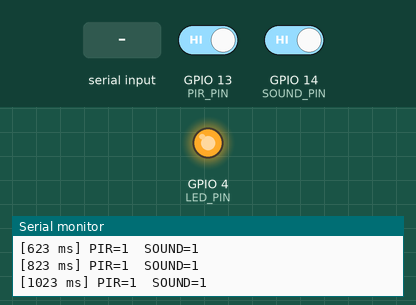
The sketch below on a simulated ESP32. On the bench: output pins drawn as LEDs (lit = HIGH), the last lines printed to the serial monitor. The test bench sets the inputs (shaded band); at power-on: GPIO 13 (PIR_PIN) HIGH, GPIO 14 (SOUND_PIN) HIGH.

Above: at 1.2 s.
1.3 s: GPIO 13 (PIR_PIN) driven LOW
2.9 s: GPIO 14 (SOUND_PIN) driven LOW
At 4.2 s:
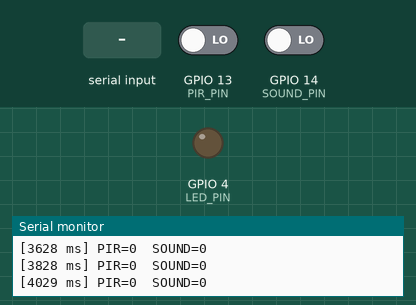
4.5 s: "s" received over Serial
6.1 s: "r" received over Serial
7.7 s: GPIO 13 (PIR_PIN) driven HIGH
At 8.9 s:
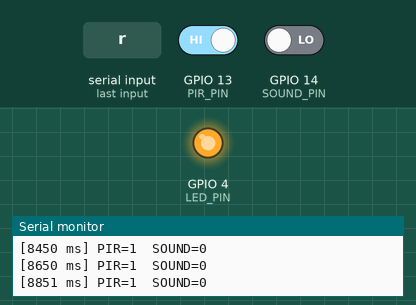
10.7 s: "q" received over Serial
Timing chart, 0 to 13.3 s (numbered marks = the images above; inputs shaded):
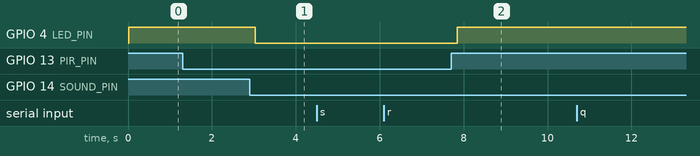

Measured:
- after the input at 2.9 s, GPIO 4 (LED_PIN): HIGH → LOW after 0.13 s
- after the input at 7.7 s, GPIO 4 (LED_PIN): LOW → HIGH after 0.15 s

The sketch:

sensor_test.ino
```cpp
/*
 * sensor_test.ino
 * ESP32-CAM — PIR & Sound Sensor Test Sketch
 *
 * Wiring:
 *   PIR sensor   → GPIO 13
 *   Sound sensor → GPIO 14
 *
 * Upload steps:
 *   1. Bridge IO0 → GND, press RESET, then upload.
 *   2. Remove IO0 → GND wire, press RESET.
 *   3. Open Serial Monitor at 115200 baud.
 *
 * PIR notes:
 *   Allow 30–60 seconds warm-up after power-up before testing.
 *   Output goes HIGH (1) when motion is detected.
 *
 * Sound sensor (HW-484) notes:
 *   Output flips state on a clap / loud noise.
 *   If output is unstable at rest, adjust the blue trimmer
 *   potentiometer on the sensor board.
 */

// ── Configuration ────────────────────────────────────────
#define VERSION             "1.2.0"  // Firmware version
#define PIR_PIN              13      // PIR sensor GPIO
#define SOUND_PIN            14      // Sound sensor GPIO
#define LED_PIN               4      // Onboard flash LED GPIO
#define SERIAL_BAUD      115200      // Serial Monitor baud rate
#define LOOP_DELAY_MS       200      // Polling interval (ms)
#define SOUND_COOLDOWN_MS   500      // Min ms between sound events
#define SUMMARY_INTERVAL_MS 10000   // Status print interval (ms)
#define PIR_WARMUP_MS       60000   // PIR lockout after boot (ms)
#define ALERT_THRESHOLD         5   // Motion events before HIGH ALERT warning
#define ELEVATED_THRESHOLD      3   // Total events before ELEVATED threat level
#define HIGH_THRESHOLD          8   // Total events before HIGH threat level
// ─────────────────────────────────────────────────────────

// Track previous states to detect changes
int lastPir   = -1;
int lastSound = -1;

// Alert counters since boot
int motionCount = 0;
int soundCount  = 0;

// Sound debounce: ignore re-triggers within SOUND_COOLDOWN_MS
unsigned long lastSoundTime = 0;

// Periodic status summary
unsigned long lastSummaryTime = 0;

// Last event tracking
unsigned long lastEventTime = 0;
const char*   lastEventName = "none";

// Quiet mode: suppress continuous polling output
bool quietMode = false;

// Motion duration tracking
unsigned long motionStartTime = 0;

// Threat level change tracking
const char* lastThreatLevel = "NORMAL";

// ── Circular event log (last 5 events) ───────────────────
#define EVENT_LOG_SIZE 5
struct EventEntry {
  const char*   name;
  unsigned long timeMs;
};
EventEntry eventLog[EVENT_LOG_SIZE];
int eventLogHead  = 0;   // next write position
int eventLogCount = 0;   // how many entries filled

void logEvent(const char* name, unsigned long ms) {
  eventLog[eventLogHead] = { name, ms };
  eventLogHead = (eventLogHead + 1) % EVENT_LOG_SIZE;
  if (eventLogCount < EVENT_LOG_SIZE) eventLogCount++;
}

void printEventLog(unsigned long ms) {
  Serial.println("── Event Log ─────────────────");
  if (eventLogCount == 0) {
    Serial.println("  (no events yet)");
  } else {
    int start = (eventLogHead - eventLogCount + EVENT_LOG_SIZE) % EVENT_LOG_SIZE;
    for (int i = 0; i < eventLogCount; i++) {
      int idx = (start + i) % EVENT_LOG_SIZE;
      unsigned long agoSec = (ms - eventLog[idx].timeMs) / 1000;
      Serial.printf("  %d. %s — %02lu:%02lu ago\n",
                    i + 1, eventLog[idx].name, agoSec / 60, agoSec % 60);
    }
  }
  Serial.println("──────────────────────────────");
}
// ─────────────────────────────────────────────────────────

void setup() {
  Serial.begin(SERIAL_BAUD);
  pinMode(PIR_PIN,   INPUT);
  pinMode(SOUND_PIN, INPUT);
  pinMode(LED_PIN,   OUTPUT);
  digitalWrite(LED_PIN, LOW);

  Serial.println("=== Sensor Test Ready ===");
  Serial.printf( "    Firmware v%s\n", VERSION);
  Serial.printf( "    Built: %s %s\n", __DATE__, __TIME__);
  Serial.println("PIR   → GPIO 13");
  Serial.println("Sound → GPIO 14");
  Serial.println("Waiting for PIR warm-up (30-60 s)...");
  Serial.println("Commands: 's' = status now  |  'r' = reset counters  |  'q' = quiet mode  |  'h' = help");
  Serial.println("-------------------------");
}

void checkThreatLevel(unsigned long ms) {
  int total = motionCount + soundCount;
  const char* current = (total >= HIGH_THRESHOLD)      ? "HIGH"     :
                        (total >= ELEVATED_THRESHOLD)   ? "ELEVATED" : "NORMAL";
  if (current != lastThreatLevel) {
    Serial.printf("[%lu ms] !! THREAT LEVEL CHANGED: %s -> %s !!\n",
                  ms, lastThreatLevel, current);
    lastThreatLevel = current;
  }
}

void printStatus(unsigned long ms) {
  unsigned long totalSec = ms / 1000;
  unsigned long h  = totalSec / 3600;
  unsigned long m  = (totalSec % 3600) / 60;
  unsigned long s  = totalSec % 60;

  int totalEvents = motionCount + soundCount;
  const char* threat = (totalEvents >= HIGH_THRESHOLD)     ? "HIGH"     :
                       (totalEvents >= ELEVATED_THRESHOLD)  ? "ELEVATED" : "NORMAL";

  Serial.println("--- STATUS ---");
  Serial.printf("  Uptime     : %02lu:%02lu:%02lu\n", h, m, s);
  Serial.printf("  Threat     : %s\n", threat);
  Serial.printf("  Motion     : %d event(s)\n", motionCount);
  Serial.printf("  Sound      : %d event(s)\n", soundCount);
  if (lastEventTime > 0) {
    unsigned long agoSec = (ms - lastEventTime) / 1000;
    Serial.printf("  Last event : %s (%02lu:%02lu ago)\n",
                  lastEventName, agoSec / 60, agoSec % 60);
  } else {
    Serial.println("  Last event : none");
  }
  Serial.println("--------------");
}

void handleSerialInput(unsigned long ms) {
  if (!Serial.available()) return;
  char cmd = Serial.read();
  if (cmd == 's' || cmd == 'S') {
    Serial.println("[CMD] Status requested:");
    printStatus(ms);
  } else if (cmd == 'r' || cmd == 'R') {
    motionCount   = 0;
    soundCount    = 0;
    lastEventTime = 0;
    lastEventName = "none";
    lastThreatLevel = "NORMAL";
    eventLogHead  = 0;
    eventLogCount = 0;
    motionStartTime = 0;
    Serial.println("[CMD] Full reset: counters, event log and threat level cleared.");
  } else if (cmd == 'q' || cmd == 'Q') {
    quietMode = !quietMode;
    Serial.printf("[CMD] Quiet mode %s.\n", quietMode ? "ON  (events only)" : "OFF (verbose)");
  } else if (cmd == 'h' || cmd == 'H' || cmd == '?') {
    Serial.println("── Commands ──────────────────");
    Serial.println("  s  Print status snapshot");
    Serial.println("  r  Reset event counters");
    Serial.println("  q  Toggle quiet mode");
    Serial.println("  c  Print config values");
    Serial.println("  l  Show last 5 events");
    Serial.println("  h  Show this help");
    Serial.println("──────────────────────────────");
  } else if (cmd == 'l' || cmd == 'L') {
    printEventLog(ms);
  } else if (cmd == 'c' || cmd == 'C') {
    Serial.println("── Config ────────────────────");
    Serial.printf( "  VERSION             : %s\n",   VERSION);
    Serial.printf( "  PIR_PIN             : %d\n",   PIR_PIN);
    Serial.printf( "  SOUND_PIN           : %d\n",   SOUND_PIN);
    Serial.printf( "  LED_PIN             : %d\n",   LED_PIN);
    Serial.printf( "  LOOP_DELAY_MS       : %d ms\n",LOOP_DELAY_MS);
    Serial.printf( "  SOUND_COOLDOWN_MS   : %d ms\n",SOUND_COOLDOWN_MS);
    Serial.printf( "  SUMMARY_INTERVAL_MS : %d ms\n",SUMMARY_INTERVAL_MS);
    Serial.printf( "  PIR_WARMUP_MS       : %d ms\n",PIR_WARMUP_MS);
    Serial.printf( "  ALERT_THRESHOLD     : %d\n",   ALERT_THRESHOLD);
    Serial.println("──────────────────────────────");
  }
}

void loop() {
  int pirVal   = digitalRead(PIR_PIN);
  int soundVal = digitalRead(SOUND_PIN);

  // Print timestamp + raw values every cycle (suppressed in quiet mode)
  unsigned long ms = millis();
  if (!quietMode) {
    Serial.printf("[%lu ms] PIR=%d  SOUND=%d", ms, pirVal, soundVal);
  }

  // Print event labels when state changes
  if (pirVal != lastPir) {
    if (pirVal == HIGH) {
      if (ms < PIR_WARMUP_MS) {
        if (!quietMode) Serial.printf("  >> PIR warming up (%lu s left)", (PIR_WARMUP_MS - ms) / 1000);
      } else {
        motionCount++;
        motionStartTime = ms;
        lastEventTime = ms;
        lastEventName = "MOTION";
        logEvent("MOTION", ms);
        if (quietMode) Serial.printf("[%lu ms] ", ms);
        Serial.printf("  >> MOTION DETECTED (#%d)", motionCount);
        if (motionCount >= ALERT_THRESHOLD)
          Serial.print("  *** HIGH ALERT ***");
        Serial.println();
      }
    } else {
      if (quietMode) Serial.printf("[%lu ms] ", ms);
      unsigned long dur = (motionStartTime > 0) ? (ms - motionStartTime) / 1000 : 0;
      Serial.printf("  >> Motion cleared (lasted %lu s)\n", dur);
      motionStartTime = 0;
    }
    lastPir = pirVal;
  }

  if (soundVal != lastSound) {
    unsigned long now = millis();
    if (soundVal == HIGH && (now - lastSoundTime) > SOUND_COOLDOWN_MS) {
      soundCount++;
      lastSoundTime = now;
      lastEventTime = now;
      lastEventName = "SOUND";
      logEvent("SOUND", now);
      if (quietMode) Serial.printf("[%lu ms] ", now);
      Serial.printf("  >> SOUND TRIGGERED (#%d)", soundCount);
      Serial.println();
    } else if (soundVal == LOW) {
      if (quietMode) Serial.printf("[%lu ms] ", ms);
      Serial.println("  >> Sound cleared");
    }
    lastSound = soundVal;
  }

  // Flash onboard LED when either sensor triggers
  digitalWrite(LED_PIN, (pirVal == HIGH || soundVal == HIGH) ? HIGH : LOW);

  // Check if threat level has changed and notify immediately
  checkThreatLevel(ms);

  // Handle Serial commands ('s' = status, 'r' = reset)
  handleSerialInput(ms);

  // Print periodic status summary
  if (ms - lastSummaryTime >= SUMMARY_INTERVAL_MS) {
    lastSummaryTime = ms;
    printStatus(ms);
  }

  if (!quietMode) Serial.println();
  delay(LOOP_DELAY_MS);
}
```
